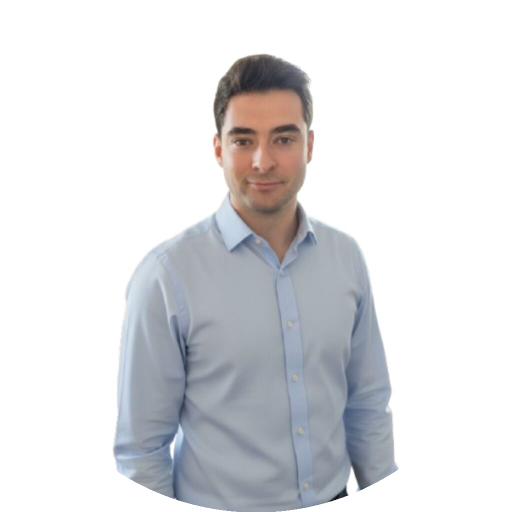
#> input picture assets/branding/foto-jorge-circle.png, 1024 x 1024 px (shown at 1/2 size)
$ python generate_carousel_post.py
#> lines starting #> are read from the running program, lines starting #| are printed output that depends on the picture; after the words box and inside, x2 and y2 are one past the last pixel; in counts of white or black regions, pixels touching at a corner belong together
# -*- coding: utf-8 -*-
"""
Genera el carrusel/documento del post de LinkedIn — formato "tech oscuro"
(1440x1440), vigente desde el 03/09/2026 (segundo cambio de estilo el mismo
día: sustituye a la versión "documento crema" de esa misma mañana). Jorge
pidió acercar el diseño al de un perfil de referencia (Pablo Rodríguez /
GoToMarket) — tipografía de alto impacto, fondo oscuro, una pieza visual
fuerte (su foto) en portada — pero manteniendo los colores corporativos
propios (negro + naranja de marca, no los colores del perfil de referencia)
y corrigiendo el pixelado que se veía en el logo y el avatar del formato
anterior.

Cómo funciona (leer también AUTOMATION_BRIEF.md sección 3 — guía de estilo
completa):

- El MOTOR DE RENDER (todo lo de arriba de "CONTENIDO DE HOY") es FIJO.
  No tocar tamaños, colores, posiciones ni límites salvo que Jorge pida
  explícitamente un cambio de estilo.
- El CONTENIDO (CONFIG al final del archivo) SÍ se edita cada día: lista de
  slides, cada una un diccionario con un "type" de entre
  cover | statement | bullets | card | closing. La forma de cada tipo NO
  cambió respecto al formato anterior (mismos campos) — solo cambió el
  render. Edita CONFIG, ejecuta el script, mueve el resultado a
  `content/<carpeta-del-día>/`, y revierte el archivo con
  `git checkout -- scripts/generate_carousel_post.py`.

Qué corrige este cambio de versión respecto al anterior (mismo día,
03/09/2026), a petición expresa de Jorge tras ver el primer resultado:

- **Pixelado de logo/avatar**: el logo de marca (`assets/branding/logo.png`,
  300x213px) es un archivo de origen de baja resolución — ampliarlo o
  reducirlo con cualquier filtro no lo arregla, así que se ha sustituido
  por un LOGOTIPO DE TEXTO ("JORGE SEGOVIA" en las dos tipografías de
  marca) dibujado directamente con PIL: es vectorial en el sentido de que
  se renderiza nítido a cualquier tamaño, nunca pixelado. Si Jorge sube un
  archivo de logo de mayor resolución (>=1200px de ancho) o un SVG,
  se puede volver a pegar como imagen — mientras tanto, texto.
- El avatar (`assets/branding/foto-jorge-circle.png`) SÍ es una foto (no se
  puede "vectorizar"), así que aquí se aplica (a) remuestreo LANCZOS al
  reducir (nunca ampliar más allá del tamaño nativo) y (b) un
  UnsharpMask moderado tras el resize para compensar la suavidad de origen
  del archivo. Sigue sin ser un archivo perfecto — si Jorge sube una foto
  de mayor nitidez en el futuro, quitar el UnsharpMask o bajar su
  intensidad (`PHOTO_SHARPEN`).
- **Resolución del lienzo**: sube de 1080x1080 a 1440x1440 (misma relación
  de aspecto 1:1, todas las proporciones internas escaladas en la misma
  medida — ver `S` más abajo). El PDF sigue maquetado al mismo tamaño
  físico (28.575 cm) que antes, así que el cambio real es más densidad de
  píxel por cm — se ve más nítido al hacer zoom en LinkedIn sin cambiar el
  formato de publicación (sigue siendo un documento PDF deslizable).

Salida: `carrusel-1.png` ... `carrusel-N.png` (una por slide) +
`carrusel-post.pdf` (empaquetado SIN pérdida vía img2pdf). Sube el PDF a
LinkedIn como publicación de tipo Documento.

Uso: python3 scripts/generate_carousel_post.py content/<carpeta-del-día>
(si se omite la carpeta, usa una ruta por defecto — ver OUT_DIR).
"""
import sys
from pathlib import Path
from PIL import Image, ImageDraw, ImageFont, ImageOps, ImageFilter
import img2pdf

REPO_ROOT = Path(__file__).resolve().parent.parent
FONT_DIR = REPO_ROOT / "assets" / "fonts"
PHOTO_PATH = REPO_ROOT / "assets" / "branding" / "foto-jorge-circle.png"
OUT_DIR = Path(sys.argv[1]) if len(sys.argv) > 1 else REPO_ROOT / "content" / "carrusel-hoy"

# ============================================================
# MOTOR DE RENDER — fijo, no tocar sin instrucción expresa de Jorge.
# Ver AUTOMATION_BRIEF.md sección 3 para la guía de estilo completa.
# ============================================================

S = 4 / 3  # factor de escala respecto al lienzo anterior (1080 -> 1440);
# se deja explícito en vez de re-fijar cada número a mano, para que si en
# el futuro hace falta otro salto de resolución, sea un único cambio.
W = H = 1440
MARGIN_X = 76

# Paleta "tech oscuro" (hex de referencia entre paréntesis). Colores
# corporativos de Jorge sin cambios (negro + naranja de marca) — lo que
# cambia es que el negro pasa a ser el fondo (antes era el crema) y el
# naranja gana peso como acento sobre oscuro, más parecido al contraste de
# alto impacto del perfil de referencia que Jorge señaló.
BG = (10, 11, 13)          # #0A0B0D — negro azulado, no negro puro (más "tech" que plano)
GRID = (26, 28, 32)        # #1A1C20 — puntos de la rejilla decorativa, apenas visibles
TEXT = (245, 244, 240)     # #F5F4F0 — texto principal, blanco roto sobre oscuro
ORANGE = (255, 90, 31)     # #FF5A1F — color de marca; resaltados, acentos, anillo de foto
INK = (17, 17, 17)         # #111111 — texto sobre fondo naranja (contraste, sin cambios)
GRAY = (139, 141, 147)     # #8B8D93 — texto secundario/kicker sobre oscuro
GUIDE_BADGE_BG = (32, 35, 41)  # #202329 — recuadro de la guía en portada; gris
# oscuro DISTINTO del fondo (para que resalte) y del naranja (para no competir
# visualmente con el CTA) — ver AUTOMATION_BRIEF.md sección 3.3.

TITLE = "ArchivoBlack-Regular.ttf"
BOLD = "Barlow-Bold.ttf"


def F(name, size):
    return ImageFont.truetype(str(FONT_DIR / name), size)


# Tamaños de fuente por ROL — todos escalados x S respecto al formato
# anterior de 1080px, para conservar exactamente las mismas proporciones
# ya validadas visualmente, solo que con más densidad de píxel.
TITLE_XL = 112
LINE_H_XL = 176
TITLE_L = 90
LINE_H_L = 138
TITLE_MED = 82
HEADLINE = 66
LINE_H_HEADLINE = 132
BODY = 37
LINE_H_BODY = 50
BULLET_SIZE = 34
SMALL = 26

TITLE_SAFE_TOP = 200
FOOTER_SAFE_BOTTOM = 1306
COVER_SUBTITLE_MAX_W = 1060

# Foto: nitidez de compensación (ver nota de cabecera del archivo — el
# archivo de origen es algo blando; esto no lo arregla del todo, solo lo
# disimula). Bajar `PHOTO_SHARPEN_PCT` si Jorge sube una foto ya nítida.
PHOTO_SHARPEN_PCT = 160
PHOTO_SHARPEN_RADIUS = 2.4


def rr(draw, box, radius, fill=None, outline=None, width=1):
    draw.rounded_rectangle(box, radius=radius, fill=fill, outline=outline, width=width)


def canvas():
    """Fondo oscuro + rejilla de puntos (en vez de líneas continuas) — más
    "blueprint técnico" que "libreta", a juego con el resto de motivos
    tech (esquinas tipo visor) de este formato."""
    img = Image.new("RGB", (W, H), BG)
    d = ImageDraw.Draw(img)
    step = 96
    for x in range(step, W, step):
        for y in range(step, H, step):
            d.ellipse((x - 2, y - 2, x + 2, y + 2), fill=GRID)
    return img, d


def corner_brackets(d, inset=40, arm=44, width=3, color=ORANGE):
    """Marcas de esquina tipo visor/HUD en las 4 esquinas — motivo "tech"
    discreto, presente en todas las slides."""
    corners = [
        (inset, inset, 1, 1),                    # arriba-izq: brazos hacia +x/+y
        (W - inset, inset, -1, 1),                # arriba-dcha
        (inset, H - inset, 1, -1),                # abajo-izq
        (W - inset, H - inset, -1, -1),           # abajo-dcha
    ]
    for x, y, sx, sy in corners:
        d.line((x, y, x + arm * sx, y), fill=color, width=width)
        d.line((x, y, x, y + arm * sy), fill=color, width=width)


def wrap(draw, text, f, max_w):
    words, lines, cur = text.split(" "), [], ""
    for w in words:
        trial = (cur + " " + w).strip()
        if draw.textbbox((0, 0), trial, font=f)[2] <= max_w:
            cur = trial
        else:
            if cur:
                lines.append(cur)
            cur = w
    if cur:
        lines.append(cur)
    return lines


def draw_wrapped(draw, xy, text, f, fill, max_w, line_h, align="left"):
    x, y = xy
    for ln in wrap(draw, text, f, max_w):
        if align == "center":
            w = draw.textbbox((0, 0), ln, font=f)[2]
            draw.text((x - w / 2, y), ln, font=f, fill=fill)
        else:
            draw.text((x, y), ln, font=f, fill=fill)
        y += line_h
    return y


def draw_tracked(draw, xy, text, font, fill, tracking=6):
    """Dibuja texto con espaciado entre letras (letter-spacing) — PIL no lo
    soporta de forma nativa, así que se dibuja carácter a carácter. Se usa
    SOLO para etiquetas cortas en mayúsculas (kicker) — a este tamaño de
    texto normal sería ilegible."""
    x, y = xy
    for ch in text:
        draw.text((x, y), ch, font=font, fill=fill)
        w = draw.textbbox((0, 0), ch, font=font)[2]
        x += w + tracking
    return x


def draw_mixed_line(draw, x, y, parts, font, pad=12, radius=13, plain_fill=TEXT, measure_only=False):
    """parts: lista de (texto, es_resaltado). Dibuja en una sola línea, con
    caja naranja redondeada detrás de los fragmentos resaltados (texto en
    negro sobre naranja). Usa textbbox ya anclado en la posición real de
    dibujo (no en (0,0)) para que la caja quede pegada al texto de verdad.

    `measure_only=True` no dibuja nada, solo devuelve la coordenada x
    final — así `assert_line_fits()` comprueba el ancho real con
    exactamente la misma lógica que el dibujado de verdad."""
    cx = x
    for text, hl in parts:
        bbox = draw.textbbox((cx, y), text, font=font)
        if hl:
            box = (bbox[0] - pad, bbox[1] - 8, bbox[2] + pad, bbox[3] + 8)
            if not measure_only:
                rr(draw, box, radius, fill=ORANGE)
                draw.text((cx, y), text, font=font, fill=INK)
            cx = box[2] + 16
        else:
            if not measure_only:
                draw.text((cx, y), text, font=font, fill=plain_fill)
            cx = bbox[2] + 19
    return cx


def assert_line_fits(d, parts, font, context="", limit=None):
    """Comprueba, ANTES de dibujar, que una línea de título no se sale del
    lienzo (o de la columna de texto, en portada, si hay foto grande
    debajo) por la derecha. Falla alto y claro en vez de dejar un PNG con
    el texto cortado."""
    end_x = draw_mixed_line(d, MARGIN_X, 0, parts, font, measure_only=True)
    lim = W - 32 if limit is None else limit
    assert end_x <= lim, (
        f"Línea demasiado ancha ({end_x}px, máximo {lim}px) en {context or parts!r} "
        "— acorta el texto o pártelo en más líneas."
    )


def highlighted_wrapped(draw, x, y, text, font, max_w, line_h):
    """Como draw_wrapped pero cada línea resultante se dibuja entera
    resaltada — para un titular largo que no cabe en una sola línea."""
    for ln in wrap(draw, text, font, max_w):
        draw_mixed_line(draw, x, y, [(ln, True)], font)
        y += line_h
    return y


def _sharpened_photo():
    im = Image.open(PHOTO_PATH).convert("RGB")
    return im


PHOTO_SRC = _sharpened_photo()


def circular_photo(diam, ring_width, centering=(0.5, 0.22)):
    """Foto de Jorge recortada en círculo + anillo naranja de marca. Se usa
    tanto para la insignia pequeña de cabecera (todas las slides) como para
    la foto grande de portada — mismo tratamiento, solo cambia el tamaño.
    LANCZOS al reducir + UnsharpMask moderado (ver nota de cabecera del
    archivo: compensa que el archivo de origen es algo blando; no lo
    arregla del todo)."""
#> called with diam = 118, ring_width = 6, centering = (0.5, 0.22)
    photo = ImageOps.fit(PHOTO_SRC, (diam, diam), centering=centering, method=Image.LANCZOS)
    photo = photo.filter(ImageFilter.UnsharpMask(radius=PHOTO_SHARPEN_RADIUS, percent=PHOTO_SHARPEN_PCT, threshold=2))
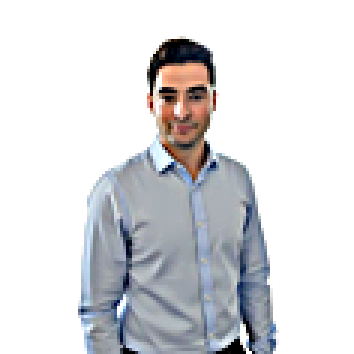
#> photo: PIL image 118x118 RGB (shown 3 times larger); mean R, G, B 218.3, 219, 221.5
    mask = Image.new("L", (diam, diam), 0)
#> mask: PIL image 118x118 L; every value is 0
    ImageDraw.Draw(mask).ellipse((0, 0, diam, diam), fill=255)
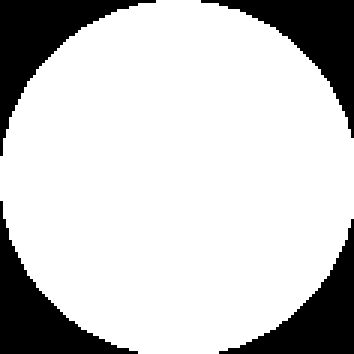
#> mask: PIL image 118x118 L (shown 3 times larger); 79.4% white; 4 black regions, box (x1, y1, x2, y2) and area: (0, 0, 52, 52) 768, (67, 0, 118, 46) 716, (0, 67, 46, 118) 716, (73, 73, 118, 118) 665
    ring_d = diam + ring_width * 2
    ring = Image.new("RGBA", (ring_d, ring_d), (0, 0, 0, 0))
#> ring: PIL image 130x130 RGBA; every value is 0
    ImageDraw.Draw(ring).ellipse((0, 0, ring_d, ring_d), fill=ORANGE + (255,))
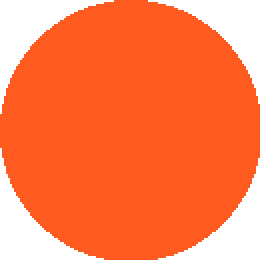
#> ring: PIL image 130x130 RGBA (shown 2 times larger); mean R, G, B, A 202.7, 71.5, 24.6, 202.7; transparent parts drawn white
    ring.paste(photo, (ring_width, ring_width), mask)
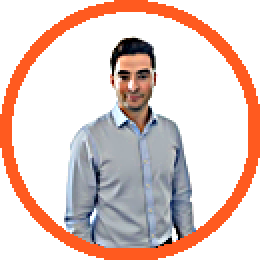
#> ring: PIL image 130x130 RGBA (shown 2 times larger); mean R, G, B, A 173.7, 151, 144.6, 202.7; transparent parts drawn white
    return ring, ring_d


BADGE_RING, BADGE_RING_D = circular_photo(diam=118, ring_width=6)
#> BADGE_RING_D = 130
HERO_RING, HERO_RING_D = circular_photo(diam=270, ring_width=12, centering=(0.5, 0.18))
#> call 2 of circular_photo, with diam = 270, ring_width = 12, centering = (0.5, 0.18)
#> in circular_photo (call 2), `photo = ImageOps.fit(PHOTO_SRC, (diam, diam), centering=centering, met..`:
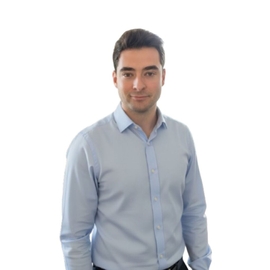
#> photo: PIL image 270x270 RGB; mean R, G, B 220.4, 221, 223.4
#> in circular_photo (call 2), `photo = photo.filter(ImageFilter.UnsharpMask(radius=PHOTO_SHARPEN_RADI..`:
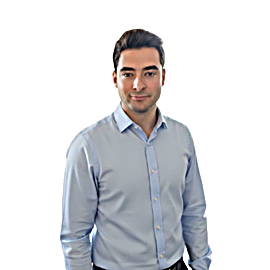
#> photo: PIL image 270x270 RGB; mean R, G, B 219.5, 220.1, 222.7
#> in circular_photo (call 2), `ImageDraw.Draw(mask).ellipse((0, 0, diam, diam), fill=255)`:
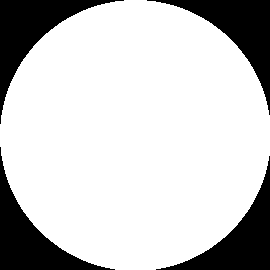
#> mask: PIL image 270x270 L; 79% white; 4 black regions, box (x1, y1, x2, y2) and area: (0, 0, 124, 124) 3948, (147, 0, 270, 115) 3824, (0, 147, 115, 270) 3824, (156, 156, 270, 270) 3701
#> (the rest of the program and of its run is left out)
